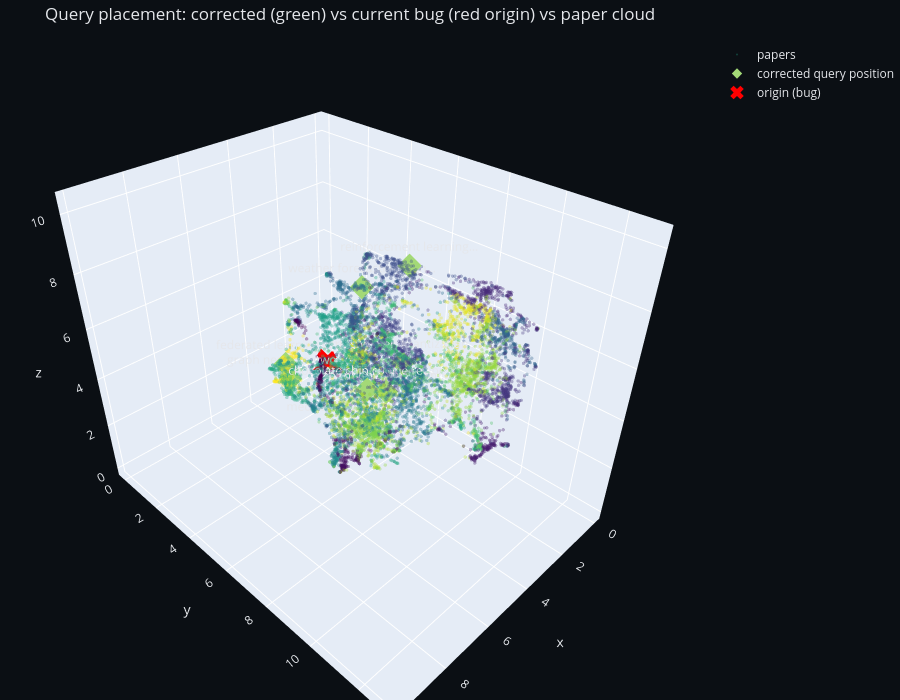

The notebook cell saved with this chart:
### Markdown cell above
## 3D visualization

Faint cloud = corpus colored by cluster. Green diamonds = corrected query positions (neighbor centroid). Red X = origin, where the renderer currently puts every query.

### Code cell
import plotly.graph_objects as go

fig = go.Figure()

fig.add_trace(go.Scatter3d(
    x=umap_coords[:, 0], y=umap_coords[:, 1], z=umap_coords[:, 2],
    mode="markers",
    marker=dict(size=2, color=assignments, colorscale="Viridis", opacity=0.35),
    name="papers",
    hoverinfo="skip",
))

qpos = np.array([r["predicted_umap"] for r in results])
fig.add_trace(go.Scatter3d(
    x=qpos[:, 0], y=qpos[:, 1], z=qpos[:, 2],
    mode="markers+text",
    marker=dict(size=8, color="#a3d977", symbol="diamond"),
    text=[textwrap.shorten(r["query"], width=28, placeholder="…") for r in results],
    textposition="top center",
    name="corrected query position",
))

fig.add_trace(go.Scatter3d(
    x=[0], y=[0], z=[0],
    mode="markers+text",
    marker=dict(size=12, color="red", symbol="x"),
    text=["origin (bug placement)"],
    textposition="top center",
    name="origin (bug)",
))

fig.update_layout(
    title="Query placement: corrected (green) vs current bug (red origin) vs paper cloud",
    scene=dict(bgcolor="#0b0f14"),
    paper_bgcolor="#0b0f14",
    font=dict(color="#e5e7eb"),
    height=700,
    margin=dict(l=0, r=0, t=40, b=0),
)

fig.show()

### Figure 1 — Plotly figure (JSON) as saved in the notebook; plotly's stock layout.template omitted (floating-point values rounded to 4 significant figures; data arrays with more than 128 entries replaced by an {"elided": "..."} marker saying what was removed)
{"data": [{"hoverinfo": "skip", "marker": {"color": {"elided": "10000 int values"}, "colorscale": [[0, "#440154"], [0.1111, "#482878"], [0.2222, "#3e4989"], [0.3333, "#31688e"], [0.4444, "#26828e"], [0.5556, "#1f9e89"], [0.6667, "#35b779"], [0.7778, "#6ece58"], [0.8889, "#b5de2b"], [1, "#fde725"]], "opacity": 0.35, "size": 2}, "mode": "markers", "name": "papers", "type": "scatter3d", "x": {"elided": "10000 float values"}, "y": {"elided": "10000 float values"}, "z": {"elided": "10000 float values"}}, {"marker": {"color": "#a3d977", "size": 8, "symbol": "diamond"}, "mode": "markers+text", "name": "corrected query position", "text": ["transformer quantization…", "reinforcement learning…", "federated learning with…", "weather forecasting with…", "medical imaging diagnosis…", "graph neural networks", "attention mechanism…", "chocolate chip cookie recipe"], "textposition": "top center", "type": "scatter3d", "x": [6.355, 5.622, 8.436, 4.863, 6.101, 7.721, 6.941, 8.803], "y": [9.724, 9.192, 7.409, 6.754, 8.138, 6.702, 9.707, 10.78], "z": [7.76, 10.17, 7.607, 8.274, 4.551, 6.389, 7.109, 8.721]}, {"marker": {"color": "red", "size": 12, "symbol": "x"}, "mode": "markers+text", "name": "origin (bug)", "text": ["origin (bug placement)"], "textposition": "top center", "type": "scatter3d", "x": [0], "y": [0], "z": [0]}], "layout": {"font": {"color": "#e5e7eb"}, "height": 700, "margin": {"b": 0, "l": 0, "r": 0, "t": 40}, "paper_bgcolor": "#0b0f14", "scene": {"bgcolor": "#0b0f14"}, "title": {"text": "Query placement: corrected (green) vs current bug (red origin) vs paper cloud"}}}
